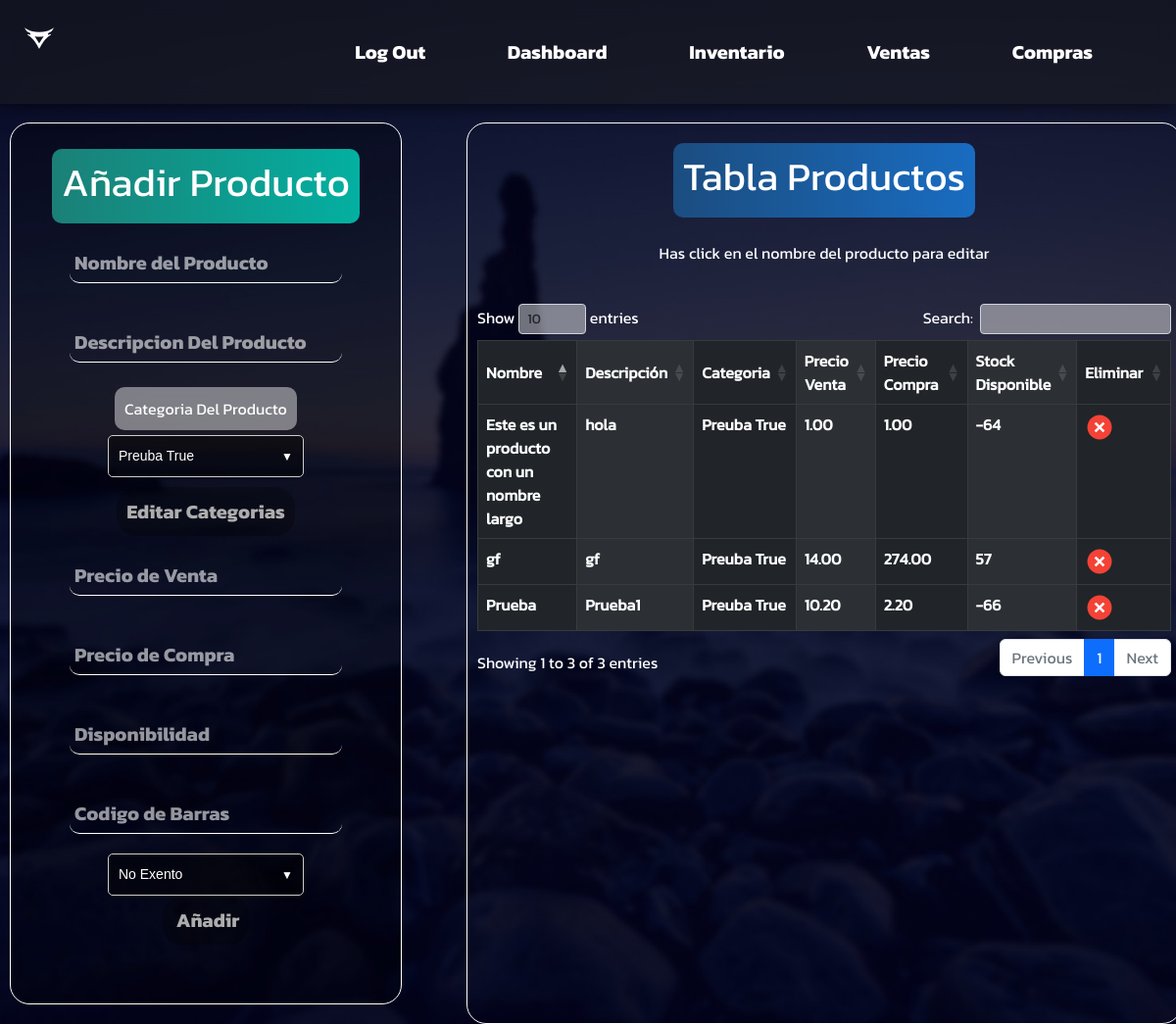
Before: /items/ with the older database file.
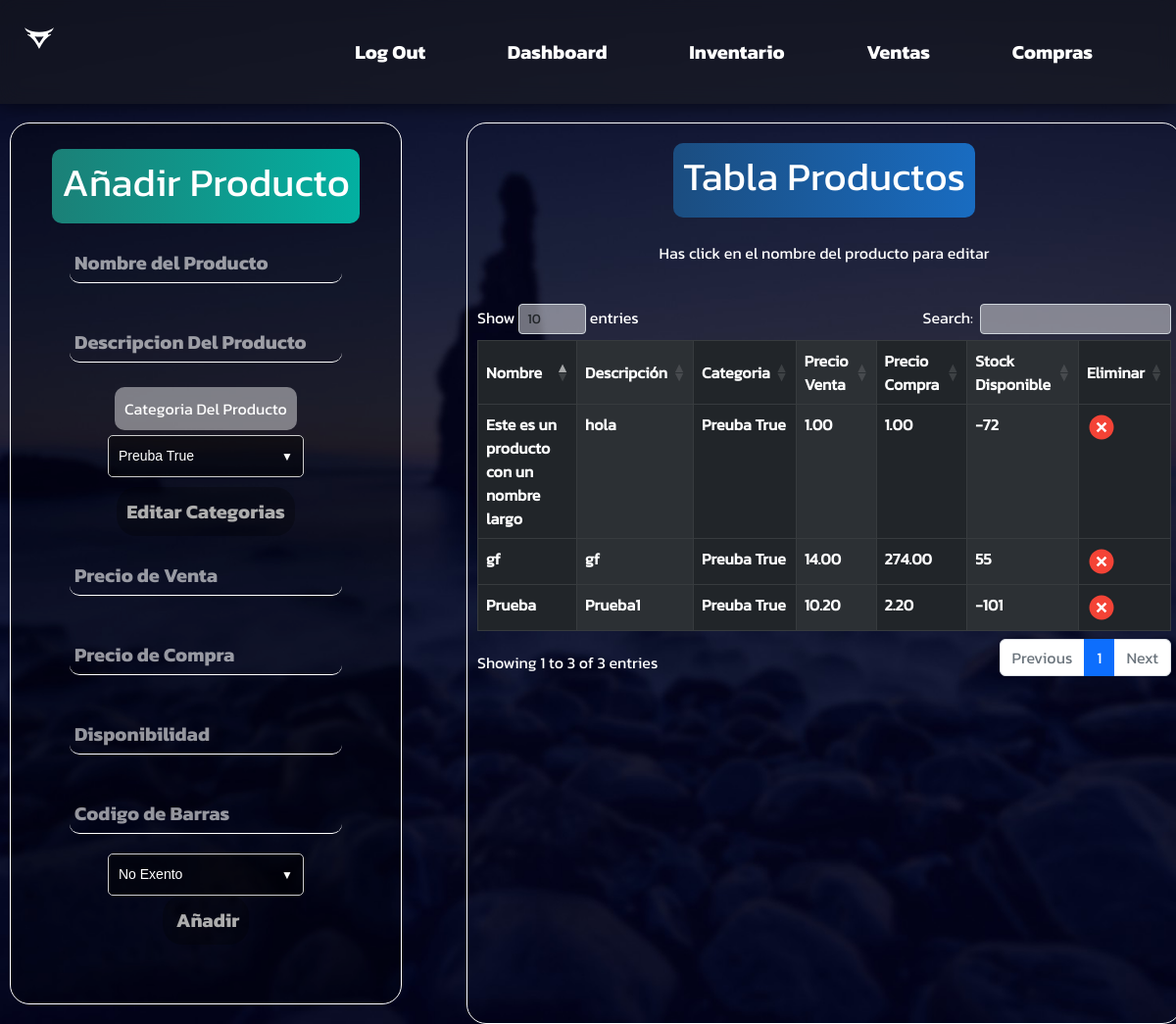
After: the same page with the newer database file.
### items/models.py (models this page shows, shortened)
class Producto(models.Model):
    slug = AutoSlugField(populate_from='nombre', unique=True)
    codigo_de_barras = models.CharField(max_length=13, unique=True, default='0000000000000')
    nombre = models.CharField(max_length=255, unique=True)
    descripcion = models.TextField(max_length=1000, blank=True)
    categoria = models.ForeignKey(Categoria, on_delete=models.CASCADE)
    precio_venta = models.DecimalField(max_digits=6, decimal_places=2)
    precio_compra = models.DecimalField(max_digits=6, decimal_places=2)
    stock = models.IntegerField()
    cantidad_comprada = models.PositiveIntegerField(default=0)
    cantidad_vendida = models.PositiveIntegerField(default=0)
    exento_de_impuesto = models.BooleanField(default=False)
    class Meta:
        db_table='producto'
        verbose_name= 'Producto'
        verbose_name_plural='Productos'
        ordering= ['id']

class Categoria(models.Model):
    nombre= models.CharField(max_length=200, unique=True)
    destacado = models.BooleanField(default=False)
    def __str__(self):
        return self.nombre
    class Meta:
        db_table='categorias'
        verbose_name= 'Categoria'
        verbose_name_plural='Categorías'
        ordering= ['-id']

### items/views.py (the view, shortened to what this page needs)
# urls.py: path('', views.Inventario, name="inventario"),
def Inventario(request):
    categorias = Categoria.objects.all()
    productos = Producto.objects.all()
    if request.method == "GET":
        return render(request, "inventario.html", {"productos": productos, "categorias":categorias})

### items/templates/inventario.html (shortened to what this page needs)
{% extends 'base_sesion2.html' %}
{% load static %}
{% block content %}
<link rel="stylesheet" href="{% static 'css/items.css' %}">
<link rel="stylesheet" href="{% static 'css/bootstrap.min.css' %}">
<link rel="stylesheet" href="{% static 'css/dataTables.bootstrap5.min.css' %}">
<div class="content">
    <form method="post">
        <div class="añadirProducto">
            <label class="Titulo">
                <h1>Añadir Producto</h1>
            </label>
            <input class="entradaDatos" type="text" name="nombre" id="nombre" placeholder="Nombre del Producto"required>
            <input class="entradaDatos" type="text" name="descripcion" id="descripcion"
                placeholder="Descripcion Del Producto">
            <label class="etiquetas"> Categoria Del Producto </label>
            <div class="select-container">
                <select id="categoria" name="categoria">
                    {% for categoriaprod in categorias%}
                    <option value="{{categoriaprod.nombre}}">{{categoriaprod.nombre}}</option>
                    {% endfor %}
                </select>
            </div>
            <a class="anadir btn1" href="/items/categorias">Editar Categorias </a>
            <input class="entradaDatos" type="text" name="precio_venta" id="precio_venta" placeholder="Precio de Venta"required>
            <input class="entradaDatos" type="text" name="precio_compra" id="precio_compra"
                placeholder="Precio de Compra" required>
            <input class="entradaDatos" type="number" name="stock" id="stock" placeholder="Disponibilidad" required>
            <input class="entradaDatos" type="text" name="codigo_de_barras" id="codigo_de_barras" placeholder="Codigo de Barras" maxlength="13" required>
            <div class="select-container">
                <select id="excento" name="excento">
                    <option value="0">No Exento</option>
                </select>
            </div>
            <input class="anadir" type="submit" value=" Añadir">
        </div>
    </form>
    <div class="tablaProductos">
        <label class="Titulo c2">
            <h1>Tabla Productos</h1>
        </label>
        <br>
        <p>Has click en el nombre del producto para editar</p>
        <br>
        <div class="table-responsive-sm ">
            <table class="table  table-dark table-striped-columns table-bordered" id="tabla-prod">
                <thead>
                    <tr>
                        <th class="centrado">Nombre</th>
                        <th class="centrado">Descripción</th>
                        <th class="centrado">Categoria</th>
                        <th class="centrado">Precio Venta</th>
                        <th class="centrado">Precio Compra</th>
                        <th class="centrado">Stock Disponible</th>
                        <th class="centrado">Eliminar</th>
                    </tr>
                </thead>
                <tbody>
                    {% for producto in productos %}
                    <tr>
                        <th><a href="{% url 'editarproducto' producto.id %}">{{producto.nombre}}</a></th>
                        <th><a href="{% url 'editarproducto' producto.id %}">{{producto.descripcion}}</a></th>
                        <th><a href="{% url 'editarproducto' producto.id %}">{{producto.categoria}}</a></th>
                        <th><a href="{% url 'editarproducto' producto.id %}">{{producto.precio_venta}}</a></th>
                        <th><a href="{% url 'editarproducto' producto.id %}">{{producto.precio_compra}}</a></th>
                        <th><a href="{% url 'editarproducto' producto.id %}">{{producto.stock}}</a></th>
                        <th><a href="{% url 'eliminarprod' producto.id %}"> <img src="{% static 'img/eliminar.svg'%}"></a></th>
                    </tr>
                    {% endfor %}
                </tbody>
            </table>
        </div>
    </div>
</div>
{% endblock %}

### items/templates/base_sesion2.html (shortened to what this page needs)
{% load static %}
<html lang="es">
<head>
  <link rel="stylesheet" href="{% static 'css/nav.css' %}">
</head>
<body>
  <div class="container-nav">
    <nav class="navbar">
      <div class="logo"> <img src="{% static 'img/logo.svg' %}" alt=""></div>
      <div class="links-group1" >
        <ul class="navbar-links">
          <li><a href="/logout">Log Out</a></li>
          <li><a href="/dashboard">Dashboard</a></li>
          <li><a href="/items">Inventario</a></li>
          <li><a href="/ventas">Ventas</a></li>
          <li><a href="/compras">Compras</a></li>
        </ul>
      </div>
    </nav>
  </div>
  {% block content%}
  {% endblock %}
</body>
</html>

### static/css/nav.css (style rules this page uses)
* { margin: 0; padding: 0; box-sizing: border-box; font-family: 'Kanit'; }
body { background-image: url("../img/background.jpg"); background-repeat: no-repeat; background-attachment: fixed; background-position: center; background-size: cover; }
.container-nav { z-index: 2; position: fixed; top: 0; left: 0; width: 100%; padding: 20px 25px; background: #1d1d1d85; box-shadow: 0px 0px 20px 0px #000000b0; backdrop-filter: blur(10px); }
.logo { width: 50px; height: 50px; transition: all 0.3s; }
.navbar { display: flex; align-content: center; justify-content: space-between; }
.navbar-links { list-style: none; margin: 0 20px; }
.navbar-links li { background-color: #20202000; display: inline-block; padding: 5px 20px; margin: 0 20px; border-radius: 5px; }
.navbar-links a { text-decoration: none; font-size: 20px; color: white; font-family: 'Kanit-Bold'; }
.content { display: grid; }

### static/css/items.css (style rules this page uses)
.content { margin-top: 115px; width: auto; display: grid; color: white; gap: 1rem; grid-template-columns: 450px 750px }
.añadirProducto { margin: 10px; width: 400px; height: 900px; display: flex; flex-wrap: wrap; flex-direction: column; color: white; border: 1px solid #fff; border-radius: 20px; overflow: hidden; align-items: center; justify-content: flex-start; background: #00000046; }
option { color: black; }
.anadir { font-family: 'Kanit-Bold'; font-size: 20px; appearance: none; border: none; background-color: #00000046; color: #adadad; padding: 10px; border-radius: 20px; transition: all 0.3s; text-decoration: none; }
.btn1 { margin-top: 10px; text-decoration: none; }
.tablaProductos { display: flex; margin: 10px; width: auto; height: 100%; flex-wrap: wrap; flex-direction: column; color: white; border: 1px solid #fff; border-radius: 20px; overflow: hidden; align-items: center; justify-content: flex-start; padding: 10px; }
.Titulo { margin-top: 10px; background: rgb(27,128,119); background: linear-gradient(90deg, rgba(27,128,119,1) 0%, rgba(3,176,161,1) 100%); padding: 10px; border-radius: 10px; }
th a { text-decoration: none !important; color: white !important; }
.c2 { background: rgb(27,77,128); background: linear-gradient(90deg, rgba(27,77,128,1) 0%, rgba(25,108,193,1) 100%); }
.etiquetas { padding: 10px; margin: 5px; background: rgba(255, 255, 255, 0.438); border-radius: 10px; }
.entradaDatos { font-size: 20px; font-family: 'Kanit-Bold'; padding: 5px; border: none; border-bottom: 1px solid #ffffff; color: #fff; background: transparent; outline: none; margin: 20px; border-radius: 10px; transition: all 0.3s; }
.entradaDatos::placeholder { color: #ffffff94; transition: all 0.3s; }
.select-container { position: relative; display: inline-block; overflow: hidden; background-color: #00000071; border: 1px solid #ccc; border-radius: 5px; font-family: Arial, sans-serif; font-size: 14px; color: #ffffff; padding: 5px; width: 200px; }
.select-container select { background-color: transparent; border: none; outline: none; -webkit-appearance: none; -moz-appearance: none; appearance: none; cursor: pointer; width: 100%; padding: 5px; font-size: inherit; color: inherit; }
.select-container::after { content: "▼"; position: absolute; top: 50%; right: 10px; transform: translateY(-50%); font-size: 12px; color: #ffffff; }
.select-container option:checked { background-color: #ccc; color: #fff; }
.centrado { align-items: center !important; vertical-align: middle !important; }
img { width: 30px !important; }

Changed rows visible on the page:
changed Producto "Prueba": stock "-66" → "-101"
changed Producto "Este es un producto con un nombre largo": stock "-64" → "-72"
changed Producto "gf": stock "57" → "55"
